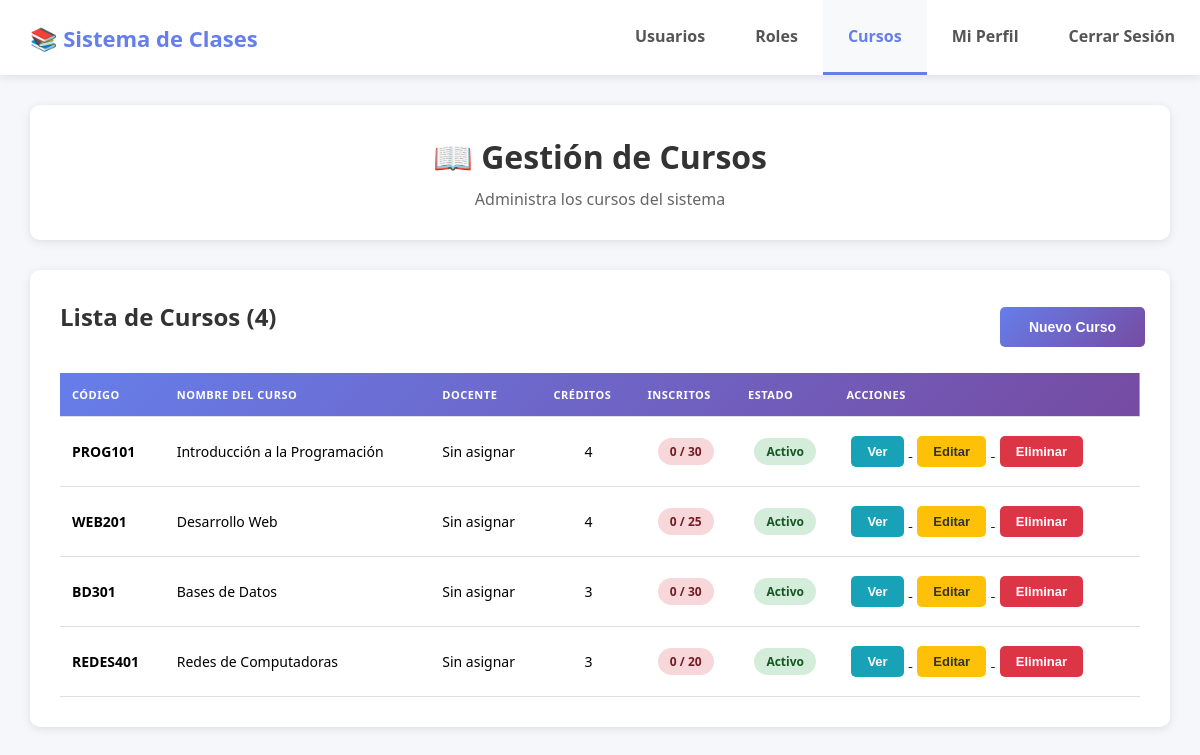
Screenshot of /courses.php (signed in) with the database file from the repository.
### tables this page shows
CREATE TABLE cursos (
    id_curso INT AUTO_INCREMENT PRIMARY KEY,
    codigo_curso VARCHAR(20) UNIQUE NOT NULL,
    nombre_curso VARCHAR(150) NOT NULL,
    descripcion TEXT,
    id_docente INT,
    creditos INT DEFAULT 3,
    horas_semanales INT DEFAULT 4,
    capacidad_maxima INT DEFAULT 30,
    activo BOOLEAN DEFAULT TRUE,
    fecha_inicio DATE,
    fecha_fin DATE,
    created_at TIMESTAMP DEFAULT CURRENT_TIMESTAMP,
    updated_at TIMESTAMP DEFAULT CURRENT_TIMESTAMP ON UPDATE CURRENT_TIMESTAMP,
    FOREIGN KEY (id_docente) REFERENCES usuarios(id_usuario) ON DELETE SET NULL,
    INDEX idx_codigo (codigo_curso),
    INDEX idx_docente (id_docente),
    INDEX idx_activo (activo)
);

### includes/session.php (called while the page is built, shortened)
<?php
function is_logged_in() {
    return isset($_SESSION['user_id']) && isset($_SESSION['username']);
}
function is_admin() {
    return isset($_SESSION['id_rol']) && $_SESSION['id_rol'] == 1;
}
function has_permission($clave_permiso) {
    require_once __DIR__ . '/functions.php';
    return user_has_permission($_SESSION['user_id'], $clave_permiso);
}
function has_any_permission($claves_permisos) {
    foreach($claves_permisos as $clave) {
        if(has_permission($clave)) {
            return true;
        }
    }
    return false;
}
?>

### includes/functions.php (called while the page is built, shortened)
<?php
function user_has_permission($id_usuario, $clave_permiso) {
    $database = new Database();
    $db = $database->connect();
    $query = "SELECT COUNT(*) as count
              FROM usuarios u
              INNER JOIN rol_permisos rp ON u.id_rol = rp.id_rol
              INNER JOIN permisos p ON rp.id_permiso = p.id_permiso
              WHERE u.id_usuario = :id_usuario AND p.clave_permiso = :clave_permiso";
    $stmt = $db->prepare($query);
    $stmt->bindParam(':id_usuario', $id_usuario);
    $stmt->bindParam(':clave_permiso', $clave_permiso);
    $stmt->execute();
    $result = $stmt->fetch();
    return (int)$result['count'] > 0;
}
function get_all_courses($active_only = false) {
    $database = new Database();
    $db = $database->connect();
    $query = "SELECT c.*, u.username as docente_username,
                     CONCAT(p.nombre, ' ', p.apellido) as docente_nombre,
                     (SELECT COUNT(*) FROM inscripciones_cursos WHERE id_curso = c.id_curso) as estudiantes_inscritos
              FROM cursos c
              LEFT JOIN usuarios u ON c.id_docente = u.id_usuario
              LEFT JOIN personas p ON u.id_persona = p.id_persona";
    $query .= " ORDER BY c.created_at DESC";
    $stmt = $db->prepare($query);
    $stmt->execute();
    return $stmt->fetchAll();
}
?>

### courses.php (the view, shortened to what this page needs)
<?php
require_once 'includes/session.php';
require_once 'includes/functions.php';
$can_manage = has_any_permission(['curso.create', 'curso.update', 'curso.delete']);
$cursos = $can_manage ? get_all_courses() : get_all_courses(true);
?>
<!DOCTYPE html>
<html lang="es">
<head>
    <link rel="stylesheet" href="assets/css/style.css">
</head>
<body>
    <div class="navbar">
        <div class="nav-brand">
            <h2>📚 Sistema de Clases</h2>
        </div>
        <div class="nav-links">
            <?php if(is_admin()): ?>
                <a href="admin_dashboard.php">Usuarios</a>
                <a href="roles.php">Roles</a>
            <?php else: ?>
                <a href="dashboard.php">Dashboard</a>
            <?php endif; ?>
            <a href="courses.php" class="active">Cursos</a>
            <a href="profile.php">Mi Perfil</a>
            <a href="logout.php">Cerrar Sesión</a>
        </div>
    </div>
    <div class="dashboard-container">
        <div class="welcome-section">
            <h1>📖 Gestión de Cursos</h1>
            <p style="color: #666; text-align: center;">
                <?php if($can_manage): ?>
                    Administra los cursos del sistema
                <?php else: ?>
                    Explora y matricúlate en los cursos disponibles
                <?php endif; ?>
            </p>
        </div>
        <div class="table-container">
            <div style="display: flex; justify-content: space-between; align-items: center; margin-bottom: 20px;">
                <h2>Lista de Cursos (<?php echo count($cursos); ?>)</h2>
                <?php if(has_permission('curso.create')): ?>
                    <a href="course_form.php">
                        <button class="btn btn-primary">Nuevo Curso</button>
                    </a>
                <?php endif; ?>
            </div>
            <?php if(empty($cursos)): ?>
                <div class="alert" style="background: #f8f9fa; color: #666;">
                    No hay cursos disponibles en este momento.
                </div>
            <?php else: ?>
                <table>
                    <thead>
                        <tr>
                            <th>CÓDIGO</th>
                            <th>NOMBRE DEL CURSO</th>
                            <th>DOCENTE</th>
                            <th>CRÉDITOS</th>
                            <th>INSCRITOS</th>
                            <th>ESTADO</th>
                            <th>ACCIONES</th>
                        </tr>
                    </thead>
                    <tbody>
                        <?php foreach($cursos as $curso): ?>
                        <tr>
                            <td><strong><?php echo htmlspecialchars($curso['codigo_curso']); ?></strong></td>
                            <td><?php echo htmlspecialchars($curso['nombre_curso']); ?></td>
                            <td><?php echo htmlspecialchars($curso['docente_nombre'] ?: 'Sin asignar'); ?></td>
                            <td style="text-align: center;"><?php echo $curso['creditos']; ?></td>
                            <td style="text-align: center;">
                                <span class="status-badge <?php echo $curso['estudiantes_inscritos'] > 0 ? 'status-active' : 'status-inactive'; ?>">
                                    <?php echo $curso['estudiantes_inscritos']; ?> / <?php echo $curso['capacidad_maxima']; ?>
                                </span>
                            </td>
                            <td style="text-align: center;">
                                <?php if($curso['activo']): ?>
                                    <span class="status-badge status-active">Activo</span>
                                <?php else: ?>
                                    <span class="status-badge status-inactive">Inactivo</span>
                                <?php endif; ?>
                            </td>
                            <td style="white-space: nowrap;">
                                <a href="course_detail.php?id=<?php echo $curso['id_curso']; ?>">
                                    <button class="btn btn-info">Ver</button>
                                </a>
                                <?php if(has_permission('curso.update')): ?>
                                    <a href="course_form.php?id=<?php echo $curso['id_curso']; ?>">
                                        <button class="btn btn-warning">Editar</button>
                                    </a>
                                <?php endif; ?>
                                <?php if(has_permission('curso.enroll') && $_SESSION['id_rol'] == 3 && $curso['activo']): ?>
                                    <form method="POST" action="enroll_course.php" style="display: inline;">
                                        <input type="hidden" name="id_curso" value="<?php echo $curso['id_curso']; ?>">
                                        <button type="submit" class="btn btn-primary"
                                                <?php echo ($curso['estudiantes_inscritos'] >= $curso['capacidad_maxima']) ? 'disabled' : ''; ?>>
                                            Inscribirse
                                        </button>
                                    </form>
                                <?php endif; ?>
                                <?php if(has_permission('curso.delete')): ?>
                                    <form method="POST" action="delete_course.php" style="display: inline;"
                                          onsubmit="return confirm('¿Estás seguro de que deseas eliminar el curso \'<?php echo htmlspecialchars($curso['nombre_curso']); ?>\'?');">
                                        <button type="submit" class="btn btn-danger"
                                                <?php echo ($curso['estudiantes_inscritos'] > 0) ? 'disabled title="Este curso tiene estudiantes inscritos"' : ''; ?>>
                                            Eliminar
                                        </button>
                                    </form>
                                <?php endif; ?>
                            </td>
                        </tr>
                        <?php endforeach; ?>
                    </tbody>
                </table>
            <?php endif; ?>
        </div>
    </div>
</body>
</html>

### assets/css/style.css (style rules this page uses)
* { margin: 0; padding: 0; box-sizing: border-box; }
body { font-family: 'Segoe UI', Tahoma, Geneva, Verdana, sans-serif; background: #f5f7fa; min-height: 100vh; }
.dashboard-container { max-width: 1400px; margin: 0 auto; padding: 30px; }
h1, h2 { color: #333; margin-bottom: 20px; }
.btn { padding: 12px 24px; border: none; border-radius: 5px; font-size: 14px; font-weight: 600; cursor: pointer; transition: all 0.3s; margin: 5px; }
.btn-primary { background: linear-gradient(135deg, #667eea 0%, #764ba2 100%); color: white; width: 100%; }
.btn-danger { background: #dc3545; color: white; padding: 8px 16px; width: auto; font-size: 13px; }
.btn-warning { background: #ffc107; color: #333; padding: 8px 16px; width: auto; font-size: 13px; }
.btn-info { background: #17a2b8; color: white; padding: 8px 16px; width: auto; font-size: 13px; }
.navbar { background: white; box-shadow: 0 2px 10px rgba(0,0,0,0.1); padding: 0; display: flex; justify-content: space-between; align-items: center; position: sticky; top: 0; z-index: 1000; }
.nav-brand { padding: 20px 30px; }
.nav-brand h2 { margin: 0; color: #667eea; font-size: 22px; }
.nav-links { display: flex; margin: 0; padding: 0; }
.nav-links a { padding: 25px 25px; color: #555; text-decoration: none; font-weight: 600; transition: all 0.3s; border-bottom: 3px solid transparent; display: flex; align-items: center; }
.nav-links a.active { color: #667eea; border-bottom-color: #667eea; background: #f8f9fa; }
.welcome-section { background: white; padding: 30px; border-radius: 10px; margin-bottom: 30px; box-shadow: 0 2px 10px rgba(0,0,0,0.1); text-align: center; }
.welcome-section h1 { margin-bottom: 10px; }
.table-container { background: white; padding: 30px; border-radius: 10px; box-shadow: 0 2px 10px rgba(0,0,0,0.1); overflow-x: auto; }
table { width: 100%; border-collapse: collapse; margin-top: 20px; }
thead { background: linear-gradient(135deg, #667eea 0%, #764ba2 100%); color: white; }
th, td { padding: 14px 12px; text-align: left; border-bottom: 1px solid #e0e0e0; }
th { font-weight: 600; font-size: 11px; letter-spacing: 0.5px; }
td { font-size: 14px; }
.status-badge { padding: 5px 12px; border-radius: 20px; font-size: 12px; font-weight: 600; display: inline-block; }
.status-active { background: #d4edda; color: #155724; }
.status-inactive { background: #f8d7da; color: #721c24; }

### rows the page displays
cursos: codigo_curso "PROG101", nombre_curso "Introducción a la Programación", docente_nombre "Sin asignar", creditos "4", estudiantes_inscritos "0", capacidad_maxima "30", activo "Activo"
cursos: codigo_curso "WEB201", nombre_curso "Desarrollo Web", docente_nombre "Sin asignar", creditos "4", estudiantes_inscritos "0", capacidad_maxima "25", activo "Activo"
cursos: codigo_curso "BD301", nombre_curso "Bases de Datos", docente_nombre "Sin asignar", creditos "3", estudiantes_inscritos "0", capacidad_maxima "30", activo "Activo"
cursos: codigo_curso "REDES401", nombre_curso "Redes de Computadoras", docente_nombre "Sin asignar", creditos "3", estudiantes_inscritos "0", capacidad_maxima "20", activo "Activo"

### other values shown
count($cursos) "4"
